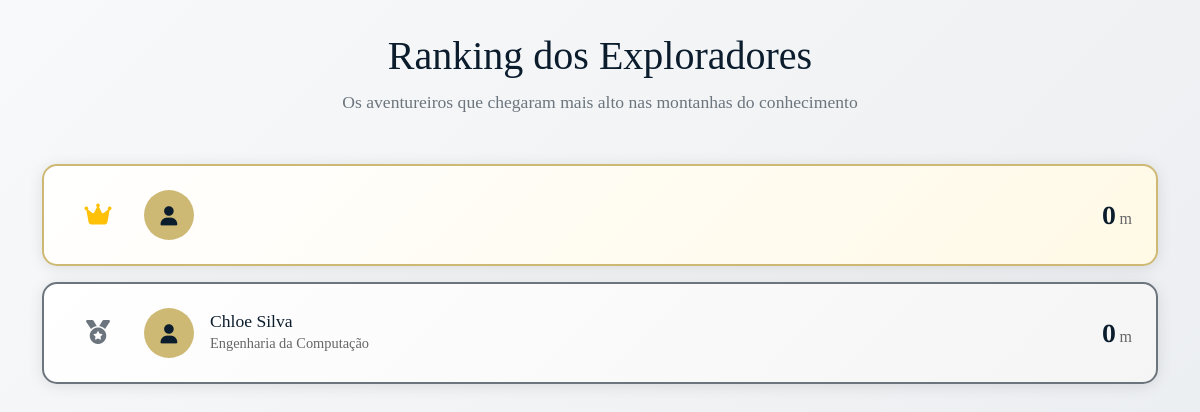
/ranking/, run on an earlier commit of the app's database.
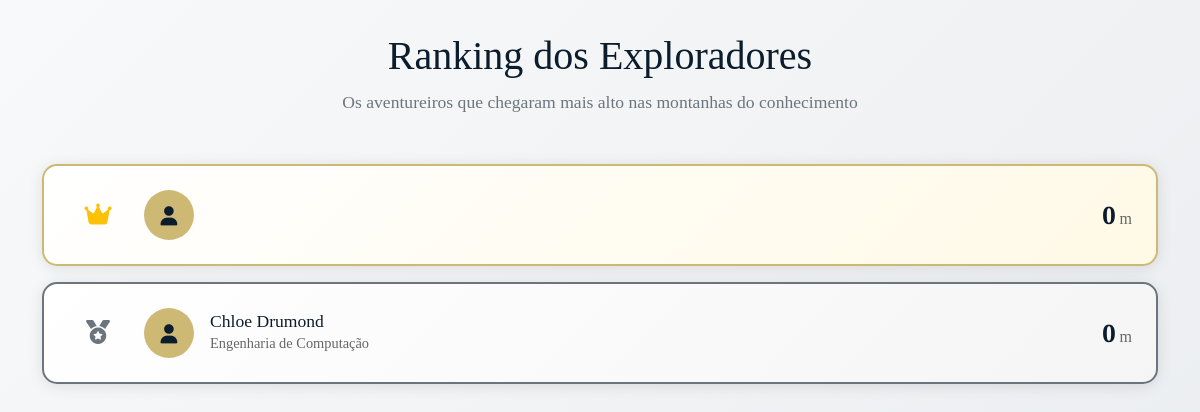
And on a later commit of the database.
### materials/models.py (models this page shows, shortened)
class UserProfile(models.Model):
    user = models.OneToOneField(User, on_delete=models.CASCADE, related_name='profile')
    curso = models.CharField(max_length=100, verbose_name="Curso")
    altitude_total = models.IntegerField(default=0, verbose_name="Altitude Total")
    montanha_atual = models.ForeignKey(
        MountainLevel,
        on_delete=models.SET_NULL,
        null=True,
        blank=True,
        verbose_name="Montanha Atual"
    )
    montanhas_conquistadas = models.ManyToManyField(
        MountainLevel,
        through='MountainAchievement',
        related_name='conquistadores',
        verbose_name="Montanhas Conquistadas"
    )
    created_at = models.DateTimeField(auto_now_add=True)
    updated_at = models.DateTimeField(auto_now=True)
    class Meta:
        verbose_name = "Perfil do Usuário"
        verbose_name_plural = "Perfis dos Usuários"

### materials/views.py (the view)
# urls.py: path('ranking/', views.ranking_usuarios, name='ranking_usuarios'),
def ranking_usuarios(request):
    usuarios = UserProfile.objects.select_related('user', 'montanha_atual').order_by('-altitude_total')[:20]
    context = {
        'usuarios': usuarios,
    }
    return render(request, 'materials/ranking.html', context)

### templates/materials/ranking.html (shortened to what this page needs)
{% extends 'base.html' %}
{% load static %}
{% block body_class %}ranking-body{% endblock %}
{% block content %}
<div class="ranking-container">
    <div class="container">
        <div class="ranking-header text-center mb-5">
            <h1 class="ranking-title">Ranking dos Exploradores</h1>
            <p class="ranking-subtitle">Os aventureiros que chegaram mais alto nas montanhas do conhecimento</p>
        </div>
        <div class="ranking-list">
            {% for profile in usuarios %}
                <div class="ranking-item {% if forloop.counter <= 3 %}podium-{{ forloop.counter }}{% endif %}">
                    <div class="position">
                        {% if forloop.counter == 1 %}
                            <i class="fas fa-crown text-warning"></i>
                        {% elif forloop.counter == 2 %}
                            <i class="fas fa-medal text-secondary"></i>
                        {% elif forloop.counter == 3 %}
                            <i class="fas fa-award text-warning"></i>
                        {% else %}
                            <span class="position-number">{{ forloop.counter }}</span>
                        {% endif %}
                    </div>
                    <div class="user-info">
                        <div class="user-avatar">
                            <i class="fas fa-user"></i>
                        </div>
                        <div class="user-details">
                            <h5 class="user-name">{{ profile.user.get_full_name }}</h5>
                            <p class="user-course">{{ profile.curso }}</p>
                        </div>
                    </div>
                    <div class="altitude-display">
                        <span class="altitude-number">{{ profile.altitude_total }}</span>
                        <span class="altitude-unit">m</span>
                    </div>
                </div>
            {% endfor %}
        </div>
    </div>
</div>
{% endblock %}

What changed in the data, as far as the page shows it:
changed UserProfile: user.get_full_name "Chloe Silva" → "Chloe Drumond"; curso "Engenharia da Computação" → "Engenharia de Computação"
